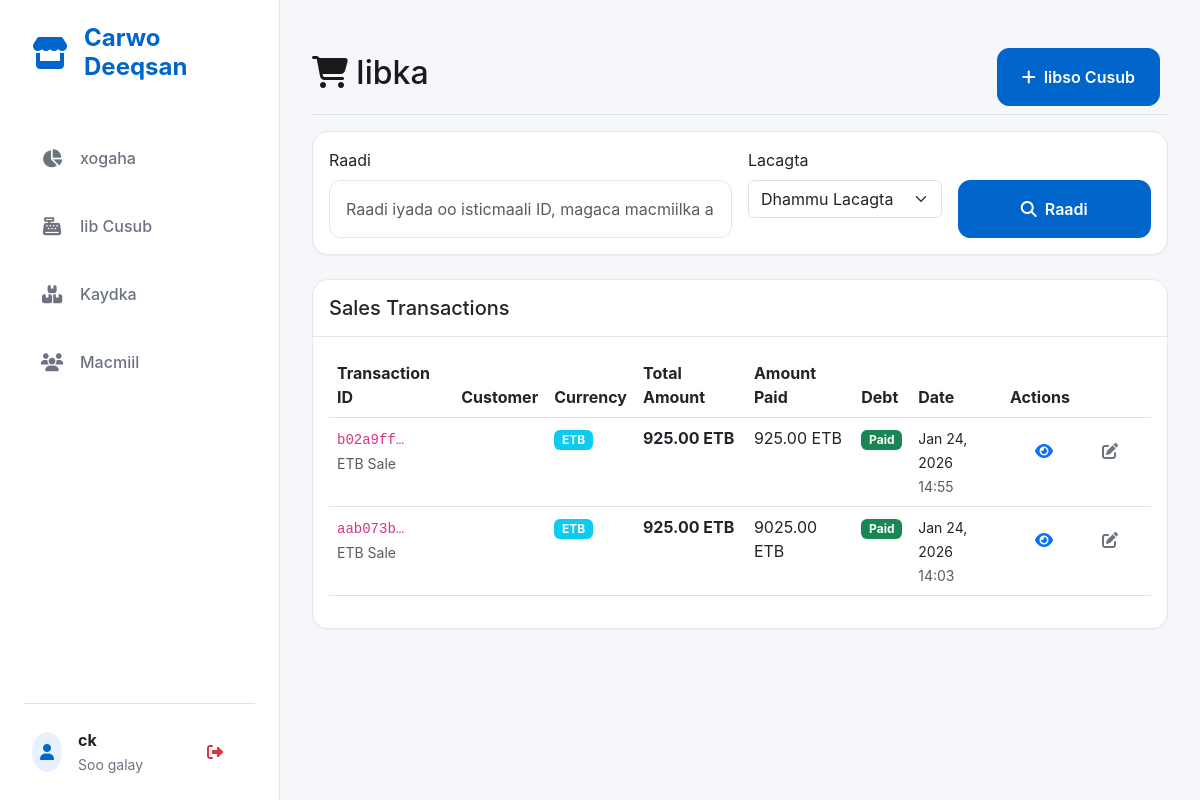
The app's page /sales/ (signed in), older data.
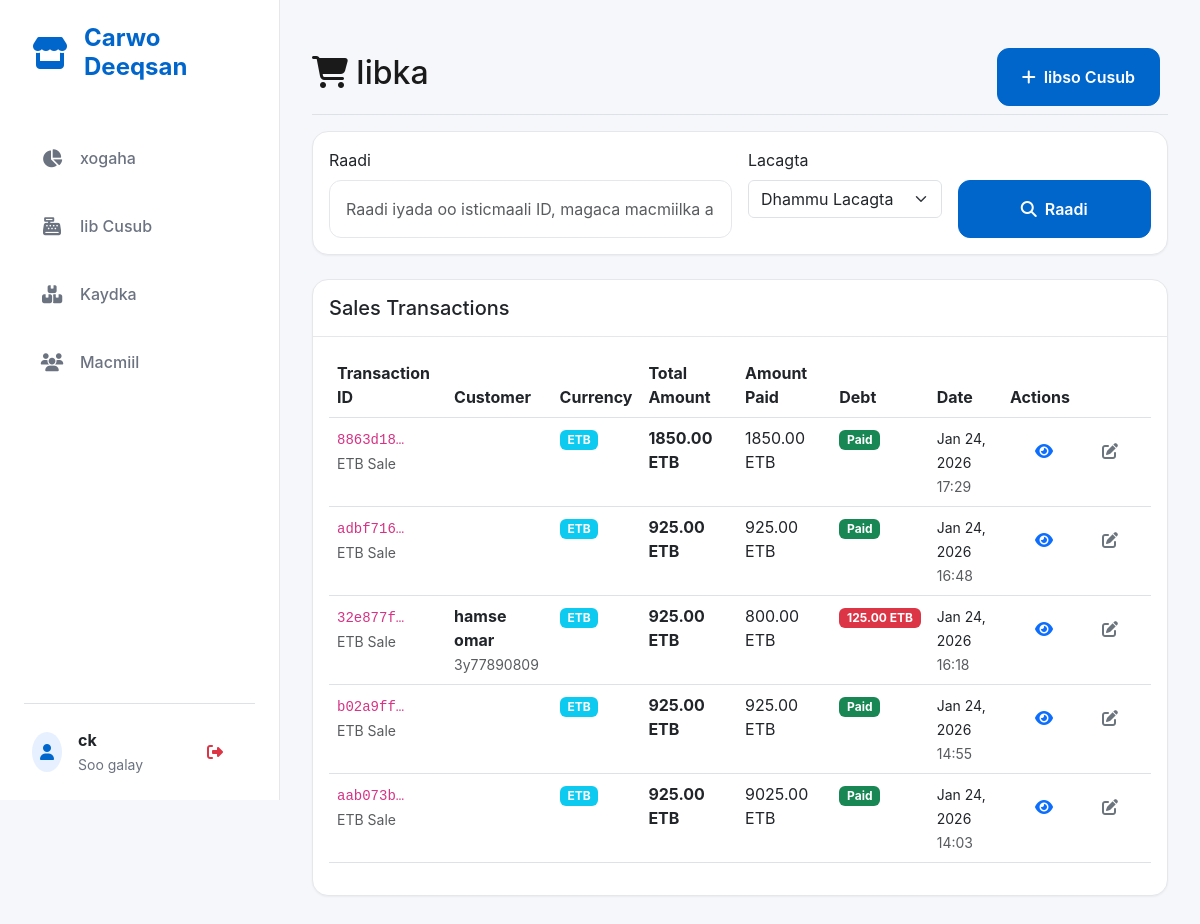
The same page, newer data.
### core/models.py (models this page shows, shortened)
class User(AbstractUser):
    phone = models.CharField(max_length=15, blank=True, null=True)
    date_created = models.DateTimeField(auto_now_add=True)
    date_updated = models.DateTimeField(auto_now=True)
    class Meta:
        verbose_name = "Admin User"
        verbose_name_plural = "Admin Users"

class SaleETB(models.Model):
    transaction_id = models.UUIDField(default=uuid.uuid4, unique=True, editable=False)
    customer = models.ForeignKey(Customer, on_delete=models.SET_NULL, null=True, blank=True, help_text="Optional - allows anonymous sales")
    user = models.ForeignKey(User, on_delete=models.SET_NULL, null=True, blank=True, related_name='etb_sales', help_text="Optional - admin user who created the sale")
    total_amount = models.DecimalField(max_digits=10, decimal_places=2, default=0.00, help_text="Total amount in ETB")
    amount_paid = models.DecimalField(max_digits=10, decimal_places=2, default=0.00, help_text="Amount paid in ETB")
    debt_amount = models.DecimalField(max_digits=10, decimal_places=2, default=0.00, help_text="Debt amount in ETB")
    exchange_rate_at_sale = models.DecimalField(
        max_digits=10,
        decimal_places=2,
        default=185.00,
        validators=[MinValueValidator(Decimal('0.01'))],
        help_text="USD to ETB exchange rate at time of sale"
    )
    date_created = models.DateTimeField(auto_now_add=True)
    is_completed = models.BooleanField(default=True)
    class Meta:
        verbose_name = "ETB Sale"
        verbose_name_plural = "ETB Sales"

class Customer(models.Model):
    name = models.CharField(max_length=200, blank=True, null=True)
    phone = models.CharField(max_length=15, blank=True, null=True) # Unique constraint relaxed by migration
    total_debt_usd = models.DecimalField(max_digits=10, decimal_places=2, default=0.00, help_text="Total debt in USD")
    total_debt_sos = models.DecimalField(max_digits=10, decimal_places=2, default=0.00, help_text="Total debt in SOS")
    total_debt_etb = models.DecimalField(max_digits=10, decimal_places=2, default=0.00, help_text="Total debt in ETB")
    date_created = models.DateTimeField(auto_now_add=True)
    last_purchase_date = models.DateTimeField(null=True, blank=True)
    is_active = models.BooleanField(default=True)
    class Meta:
        verbose_name = "Customer"
        verbose_name_plural = "Customers"

### core/views.py (the view, shortened to what this page needs)
# urls.py: path('sales/', views.sales_list, name='sales_list'),
@superuser_required
def sales_list(request):
    usd_sales = SaleUSD.objects.select_related('customer', 'user').order_by('-date_created')
    sos_sales = SaleSOS.objects.select_related('customer', 'user').order_by('-date_created')
    etb_sales = SaleETB.objects.select_related('customer', 'user').order_by('-date_created')
    legacy_sales = Sale.objects.select_related('customer', 'user').order_by('-date_created')
    search = request.GET.get('search', '')
    currency = request.GET.get('currency', '')
    if currency == 'USD':
        sos_sales = sos_sales.none()  # Exclude SOS sales
        etb_sales = etb_sales.none()  # Exclude ETB sales
        legacy_sales = legacy_sales.filter(currency='USD')
    elif currency == 'SOS':
        usd_sales = usd_sales.none()  # Exclude USD sales
        etb_sales = etb_sales.none()  # Exclude ETB sales
        legacy_sales = legacy_sales.filter(currency='SOS')
    elif currency == 'ETB':
        usd_sales = usd_sales.none()  # Exclude USD sales
        sos_sales = sos_sales.none()  # Exclude SOS sales
        legacy_sales = legacy_sales.filter(currency='ETB')
    all_sales = []
    for sale in etb_sales:
        all_sales.append({
            'id': sale.id,
            'transaction_id': sale.transaction_id,
            'customer': sale.customer,
            'user': sale.user,
            'currency': 'ETB',
            'total_amount': sale.total_amount,
            'amount_paid': sale.amount_paid,
            'debt_amount': sale.debt_amount,
            'date_created': sale.date_created,
            'type': 'ETB Sale'
        })
    all_sales.sort(key=lambda x: x['date_created'], reverse=True)
    from django.core.paginator import Paginator
    paginator = Paginator(all_sales, 20)
    page_number = request.GET.get('page')
    page_obj = paginator.get_page(page_number)
    context = {
        'page_obj': page_obj,
        'search': search,
        'currency': currency,
    }
    return render(request, 'core/sales_list.html', context)

### core/permissions_policy.py (called while the page is built)
    def process_response(self, request, response):
        existing = response.get('Permissions-Policy')
        policy = "camera=(self)"
        if existing:
            if 'camera=' not in existing:
                response['Permissions-Policy'] = f"{existing}, {policy}"
        else:
            response['Permissions-Policy'] = policy
        return response

### core/views.py (called while the page is built)
def superuser_required(view_func):
    @wraps(view_func)
    def _wrapped_view(request, *args, **kwargs):
        if not request.user.is_authenticated:
            messages.error(request, "Authentication required.")
            return redirect('admin:login')
        if not request.user.is_superuser:
            messages.error(request, "Superuser privileges required.")
            return redirect('core:dashboard')
        return view_func(request, *args, **kwargs)
    return _wrapped_view

### core/templates/core/sales_list.html (shortened to what the changed rows need)
{% extends 'core/base.html' %}
{% load static %}
{% block content %}
<div class="d-flex justify-content-between flex-wrap flex-md-nowrap align-items-center pt-3 pb-2 mb-3 border-bottom">
    <h1 class="h2">
        <i class="fas fa-shopping-cart me-2"></i>Iibka
    </h1>
</div>
<div class="card">
    <div class="card-body">
        {% if page_obj %}
        <div class="table-responsive">
            <table class="table table-hover">
                <thead>
                    <tr>
                        <th>Transaction ID</th>
                        <th>Customer</th>
                        <th>Currency</th>
                        <th>Total Amount</th>
                        <th>Amount Paid</th>
                        <th>Debt</th>
                        <th>Date</th>
                        <th>Actions</th>
                    </tr>
                </thead>
                <tbody>
                    {% for sale in page_obj %}
                    <tr>
                        <td>
                            <code>{{ sale.transaction_id|truncatechars:8 }}</code>
                            <br><small class="text-muted">{{ sale.type }}</small>
                        </td>
                        <td>
                            <strong>{{ sale.customer.name }}</strong><br>
                            <small class="text-muted">{{ sale.customer.phone }}</small>
                        </td>
                        <td>
                            <span
                                class="badge {% if sale.currency == 'USD' %}bg-primary{% elif sale.currency == 'SOS' %}bg-success{% else %}bg-info{% endif %}">
                                {{ sale.currency }}
                            </span>
                        </td>
                        <td>
                            <strong>
                                {{ sale.total_amount|floatformat:2 }}
                                {% if sale.currency == 'ETB' %} ETB{% endif %}
                            </strong>
                        </td>
                        <td>
                            {{ sale.amount_paid|floatformat:2 }}
                            {% if sale.currency == 'ETB' %} ETB{% endif %}
                        </td>
                        <td>
                            {% if sale.debt_amount > 0 %}
                            <span class="badge bg-danger">
                                {{ sale.debt_amount|floatformat:2 }}
                                {% if sale.currency == 'ETB' %} ETB{% endif %}
                            </span>
                            {% else %}
                            <span class="badge bg-success">Paid</span>
                            {% endif %}
                        </td>
                        <td>
                            <small>{{ sale.date_created|date:"M d, Y" }}</small><br>
                            <small class="text-muted">{{ sale.date_created|time:"H:i" }}</small>
                        </td>
                        <td>
                            <div class="btn-group btn-group-sm">
                                <a href="{% url 'core:sale_detail' sale.currency sale.id %}"
                                    class="btn btn-outline-primary" title="View Details">
                                    <i class="fas fa-eye"></i>
                                </a>
                                {% if user.is_superuser %}
                                <a href="{% url 'core:edit_sale' sale.currency sale.id %}"
                                    class="btn btn-outline-secondary" title="Edit Sale">
                                    <i class="fas fa-edit"></i>
                                </a>
                                {% endif %}
                            </div>
                        </td>
                    </tr>
                    {% endfor %}
                </tbody>
            </table>
        </div>
        {% endif %}
    </div>
</div>
{% endblock %}

### core/templates/core/base.html (shortened to what this page needs)
<!DOCTYPE html>
<html lang="so">
<head>
    <link href="https://cdn.jsdelivr.net/npm/bootstrap@5.3.0/dist/css/bootstrap.min.css" rel="stylesheet">
    <link rel="stylesheet" href="https://cdnjs.cloudflare.com/ajax/libs/font-awesome/6.4.0/css/all.min.css">
    <link rel="stylesheet" href="https://cdnjs.cloudflare.com/ajax/libs/animate.css/4.1.1/animate.min.css" />
</head>
<body>
    <div class="app-shell">
        <nav class="desktop-sidebar">
            <div class="mb-5 px-2">
                <a href="{% url 'core:dashboard' %}"
                    class="d-flex align-items-center text-primary text-decoration-none">
                    <i class="fas fa-store fa-2x me-3"></i>
                    <span class="h4 mb-0 fw-bold">Carwo Deeqsan</span>
                </a>
            </div>
            <div class="d-flex flex-column gap-2 flex-grow-1">
                <a href="{% url 'core:dashboard' %}"
                    class="nav-item {% if request.resolver_match.url_name == 'dashboard' %}active{% endif %}">
                    <i class="fas fa-chart-pie"></i> xogaha
                </a>
                {% if user.is_superuser or user.can_sell %}
                <a href="{% url 'core:create_sale' %}"
                    class="nav-item {% if request.resolver_match.url_name == 'create_sale' %}active{% endif %}">
                    <i class="fas fa-cash-register"></i> Iib Cusub
                </a>
                {% endif %}
                {% if user.is_superuser or user.can_restock %}
                <a href="{% url 'core:inventory_list' %}"
                    class="nav-item {% if request.resolver_match.url_name == 'inventory_list' %}active{% endif %}">
                    <i class="fas fa-boxes"></i> Kaydka
                </a>
                {% endif %}
                <a href="{% url 'core:customers_list' %}"
                    class="nav-item {% if request.resolver_match.url_name == 'customers_list' %}active{% endif %}">
                    <i class="fas fa-users"></i> Macmiil
                </a>
            </div>
            <div class="mt-auto pt-4 border-top">
                <div class="d-flex align-items-center justify-content-between px-2">
                    <div class="d-flex align-items-center">
                        <div class="bg-primary bg-opacity-10 text-primary rounded-circle p-2 me-3"><i
                                class="fas fa-user"></i></div>
                        <div>
                            <div class="fw-bold text-dark">{{ user.get_full_name|default:user.username }}</div>
                            <small class="text-secondary">Soo galay</small>
                        </div>
                    </div>
                    <form method="post" action="{% url 'logout' %}">{% csrf_token %}<button type="submit"
                            class="btn btn-sm btn-outline-danger border-0"><i class="fas fa-sign-out-alt"></i></button>
                    </form>
                </div>
            </div>
        </nav>
        <main class="main-content">
            {% block content %}{% endblock %}
        </main>
    </div>
</body>
</html>

Row changes from the older to the newer data that the page shows:
now on one of the page's lists (row edited): User: transaction_id "b02a9ff…", total_amount "925.00", amount_paid "925.00", date_created "Jan 24, 2026", date_created "14:55", transaction_id "aab073b…", amount_paid "9025.00", date_created "14:03"
changed User "ck": transaction_id "b02a9ff…" → "8863d18…"; total_amount "925.00" → "1850.00"; amount_paid "925.00" → "1850.00"; date_created "14:55" → "17:29"; transaction_id "aab073b…" → "adbf716…"; amount_paid "9025.00" → "925.00"; date_created "14:03" → "16:48"
added Customer: transaction_id "32e877f…", type "ETB Sale", customer.name "hamse omar", customer.phone "3y77890809", currency "ETB", total_amount "925.00", amount_paid "800.00", debt_amount "125.00", date_created "Jan 24, 2026", date_created "16:18"
